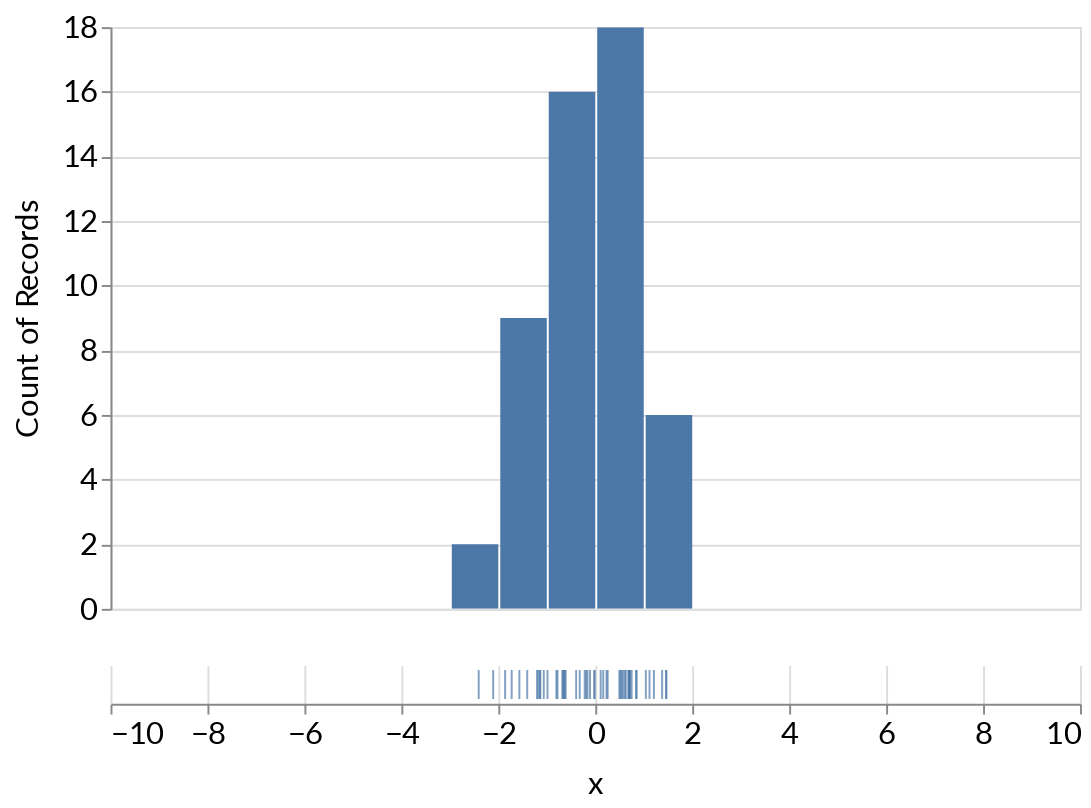

Notebook source saved alongside this figure:
### Markdown cell above
### Try it!

### Code cell
# test: interactive distribution parameters
plot_width  = 500
max_samples = 200
input_mean = alt.binding(
    input='range',
    min=-5,
    max=5,
    step=.1,
    name='mean'
)
input_std = alt.binding(
    input='range',
    min=0.1,
    max=5,
    step=.1,
    name='std'
)
input_samples = alt.binding(
    input='range',
    min=10,
    max=max_samples,
    step=1,
    name='samples'
)
mean_selection = alt.selection_single(
    bind=input_mean,
    init={'mean': 0}
)
std_selection = alt.selection_single(
    bind=input_std,
    init={'std': 1}
)
samples_selection = alt.selection_single(
    bind=input_samples,
    init={'samples': 50}
)
scales = alt.selection_interval(bind='scales')
                                
data = alt.sequence(0, max_samples, as_='t')
chart = alt.Chart(data).add_selection(
    scales, samples_selection, std_selection, mean_selection
).transform_filter(
    alt.datum.t <= alt.expr.toNumber(samples_selection.samples)    
).transform_calculate(
  mean = mean_selection['mean'],
  std  = std_selection['std'],
).transform_calculate(
    x='sampleNormal(+datum.mean,+datum.std)', # the plus casts to number
)
scale = alt.Scale(domain=[-10,10])
hist = chart.mark_bar().encode(
    alt.X("x:Q", bin=alt.Bin(maxbins=7), scale=scale, axis=None),
    y='count()',
).properties(
    width=plot_width
)
ticks = chart.mark_tick().encode(
    x=alt.X('x:Q', scale=scale)
).properties(
    view=alt.ViewConfig(strokeWidth=0), width=plot_width)

#normal = chart.

(hist & ticks)

### Figure 1 — Vega-Lite specification as saved in the notebook (floating-point values rounded to 4 significant figures)
{"config": {"title": {"fontSize": 24.0, "font": ["Lato", "Helvetica Neue", "Helvetica", "Arial", "Sans Serif"], "fontWeight": "normal"}, "axisX": {"labelFont": ["Lato", "Helvetica Neue", "Helvetica", "Arial", "Sans Serif"], "labelFontSize": 16, "titleFont": ["Lato", "Helvetica Neue", "Helvetica", "Arial", "Sans Serif"], "titleFontSize": 16, "titleFontWeight": "normal", "titlePadding": 10}, "axisY": {"labelFont": ["Lato", "Helvetica Neue", "Helvetica", "Arial", "Sans Serif"], "labelFontSize": 16, "titleFont": ["Lato", "Helvetica Neue", "Helvetica", "Arial", "Sans Serif"], "titleFontSize": 16, "titleFontWeight": "normal", "titlePadding": 10}, "legend": {"labelFont": ["Lato", "Helvetica Neue", "Helvetica", "Arial", "Sans Serif"], "labelFontSize": 16, "titleFont": ["Lato", "Helvetica Neue", "Helvetica", "Arial", "Sans Serif"], "titleFontSize": 16, "titleFontWeight": "normal"}, "text": {"font": ["Lato", "Helvetica Neue", "Helvetica", "Arial", "Sans Serif"], "fontSize": 14.4}}, "vconcat": [{"mark": "bar", "encoding": {"x": {"type": "quantitative", "axis": null, "bin": {"maxbins": 7}, "field": "x", "scale": {"domain": [-10, 10]}}, "y": {"type": "quantitative", "aggregate": "count"}}, "selection": {"selector068": {"type": "interval", "bind": "scales"}, "selector067": {"type": "single", "bind": {"input": "range", "min": 10, "max": 200, "step": 1, "name": "samples"}, "init": {"samples": 50}}, "selector066": {"type": "single", "bind": {"input": "range", "min": 0.1, "max": 5, "step": 0.1, "name": "std"}, "init": {"std": 1}}, "selector065": {"type": "single", "bind": {"input": "range", "min": -5, "max": 5, "step": 0.1, "name": "mean"}, "init": {"mean": 0}}}, "transform": [{"filter": "(datum.t <= toNumber(selector067.samples))"}, {"calculate": "selector065['mean']", "as": "mean"}, {"calculate": "selector066['std']", "as": "std"}, {"calculate": "sampleNormal(+datum.mean,+datum.std)", "as": "x"}], "width": 500}, {"mark": "tick", "encoding": {"x": {"type": "quantitative", "field": "x", "scale": {"domain": [-10, 10]}}}, "selection": {"selector068": {"type": "interval", "bind": "scales"}, "selector067": {"type": "single", "bind": {"input": "range", "min": 10, "max": 200, "step": 1, "name": "samples"}, "init": {"samples": 50}}, "selector066": {"type": "single", "bind": {"input": "range", "min": 0.1, "max": 5, "step": 0.1, "name": "std"}, "init": {"std": 1}}, "selector065": {"type": "single", "bind": {"input": "range", "min": -5, "max": 5, "step": 0.1, "name": "mean"}, "init": {"mean": 0}}}, "transform": [{"filter": "(datum.t <= toNumber(selector067.samples))"}, {"calculate": "selector065['mean']", "as": "mean"}, {"calculate": "selector066['std']", "as": "std"}, {"calculate": "sampleNormal(+datum.mean,+datum.std)", "as": "x"}], "view": {"strokeWidth": 0}, "width": 500}], "data": {"sequence": {"start": 0, "stop": 200, "as": "t"}}, "$schema": "https://vega.github.io/schema/vega-lite/v4.8.1.json"}
